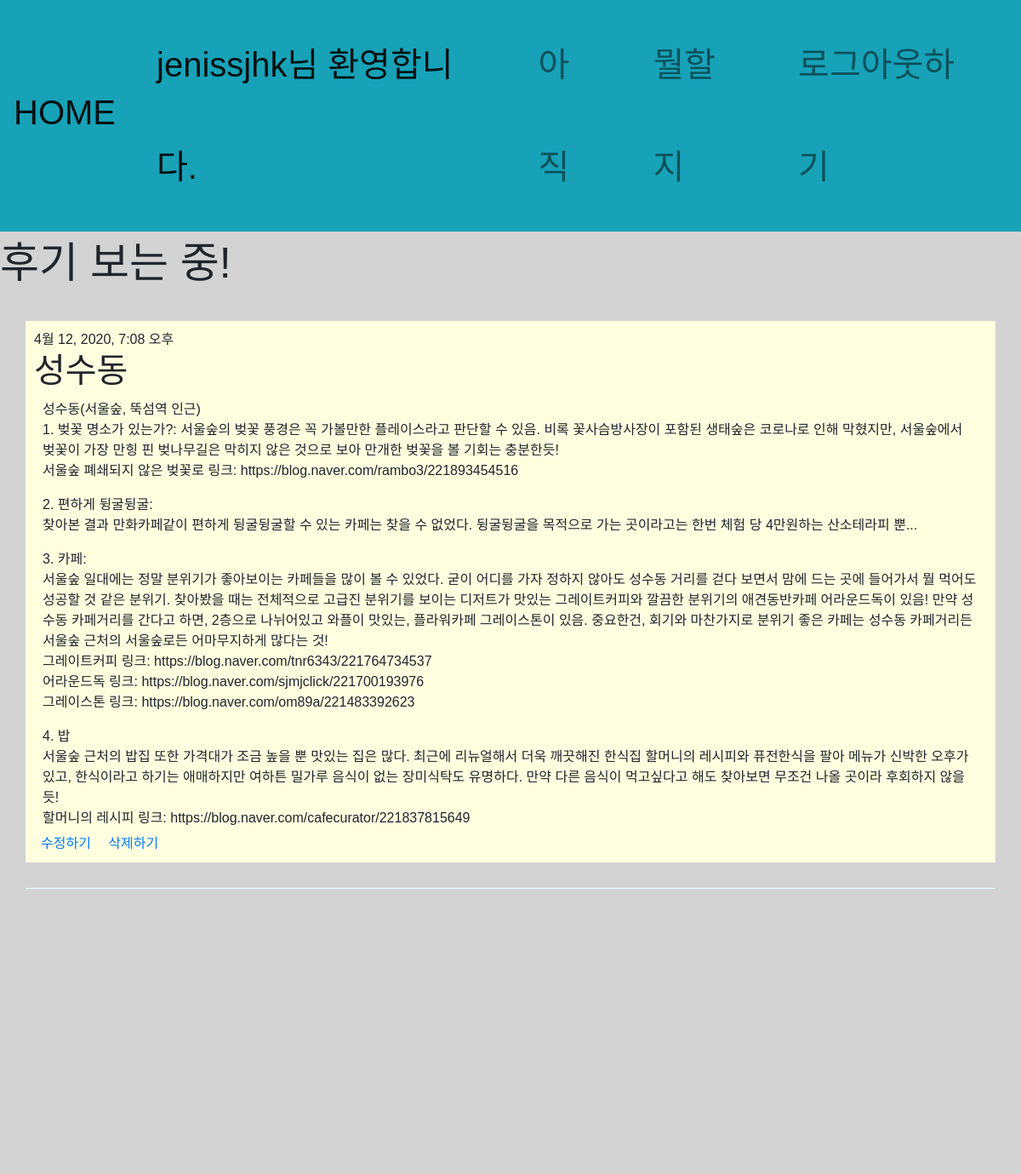
Screenshot of /detail/4 (signed in) with the database file from the repository.
### travel/models.py (models this page shows)
class Content(models.Model):
    objects = models.Manager()
    title=models.CharField(max_length=200)
    pub_date = models.DateTimeField(default=timezone.now)
    body = models.TextField(default = '')

### travel/views.py (the view)
# urls.py: path('detail/<int:pk>', views.detail, name="detail"),
def detail(request, pk):
    post = get_object_or_404(Content, pk=pk)
    comment_list = Comment.objects.filter(post = post)
    if request.method == "POST":
        comment_form = CommentForm(request.POST)
        if comment_form.is_valid():
            comment = comment_form.save(commit = False)
            comment.created_date = timezone.now()
            comment.post = post
            comment.save()
            return redirect('detail', pk=pk)
    else:
        comment_form = CommentForm()
    return render(request, 'travel/detail.html', {'post': post, 'comment_list': comment_list, 'comment_form': comment_form})

### travel/forms.py
class CommentForm(forms.ModelForm):
    class Meta:
        model = Comment
        fields = ['text']

### travel/templates/travel/detail.html (shortened to what this page needs)
{%extends 'travel/base.html'%}
{%block content%}
{% load static %}
<!DOCTYPE html>
<html lang = "kor">
    <head>
    </head>
    <body>
        <header>
                <p>후기 보는 중!</p>
        </header>
        {%if user.is_authenticated%}
            <div id="form">
                <div class = "posts">
                    {%if post.pub_date%}
                        <div class = "list_date">
                            {{post.pub_date}}
                        </div>
                    {%endif%}
                    <h1>{{post.title}}</h1>
                    <div class="list_body">{{post.body|linebreaks}}</div>
                    <a href="{% url 'edit' pk=post.pk %}" class="px-2">수정하기</a>
                    <a href="{% url 'delete' pk=post.pk%}" class="px-2">삭제하기</a>
                </div>
                <div class = "below_posts">
                    <form method="POST">{%csrf_token%}
                        <input type="text" name="text">
                        <button type="summit">댓글 달기</button>
                    </form>
                </div>
            </div>
        {%else%}
            <div class="warning">
                <h2>로그인 후 이용하실 수 있습니다.</h2>
                <a href="{%url 'login'%}">로그인/가입하기</a>
            </div>
        {%endif%}
        <footer>
            <p>made by <Strong>HIGONY</Strong></p>
        </footer>
    </body>
    {%endblock%}

### travel/templates/travel/base.html (shortened to what this page needs)
{%load static%}
<html>
    <head>
        <link rel="stylesheet" href="https://stackpath.bootstrapcdn.com/bootstrap/4.4.1/css/bootstrap.min.css">
        <link rel="stylesheet" type = "text/css" href = "{% static 'travel/css/home.css'%}"/>
    </head>
    <body>
            <nav class="navbar navbar-expand-lg navbar-light bg-info">
                <a class="navbar-brand" href="{%url 'home'%}"><h1>HOME</h1></a>
                <div class="collapse navbar-collapse justify-content-end" id="navbarNav">
                  <ul class="navbar-nav">
                    {%if user.is_authenticated%}
                    <li class="nav-item px-4 active">
                      <a class="nav-link disabled" href="#">{{user.username}}님 환영합니다.<span class="sr-only">(current)</span></a>
                    </li>
                    {%endif%}
                    <li class="nav-item px-4">
                      <a class="nav-link" href="#">아직</a>
                    </li>
                    <li class="nav-item px-4">
                      <a class="nav-link" href="#">뭘할지</a>
                    </li>
                    {%if user.is_authenticated%}
                    <li class="nav-item px-4">
                      <a class="nav-link" href="{% url 'logout' %}">로그아웃하기</a>
                    </li>
                    {%else%}
                    <li class="nav-item active">
                      <a class="nav-link" href="{% url 'login' %}">로그인/회원가입<span class="sr-only">(current)</span></a>
                    </li>
                    {%endif%}
                  </ul>
                </div>
            </nav>
        {%block content%}
        {%endblock%}
    </body>
</html>

### travel/static/travel/css/home.css (style rules this page uses)
* { box-sizing: border-box; font-family: 'Cafe24Oneprettynight', sans-serif; }
.navbar { line-height: 3.0; font-size: 40px; }
body { background-color: lightgray; }
header p { font-size: 50px; }
#form .posts { background-color: lightyellow; max-height: 800px; margin: 30px; padding: 10px; }
.list_body { margin: 10px; max-height: 500px; overflow: scroll; }
#form .below_posts { background-color: lightcyan; padding: 30px; margin: 30px; }
footer { height: 200px; background-color: lightpink; margin-top: 10px; }
footer p { height: 50px; width: 400px; margin: 0 auto; font-size: 30px; text-align: center; line-height: 200px; }

### rows the page displays
Content: pub_date "4월 12, 2020, 7:08 오후", title "성수동", body "성수동(서울숲, 뚝섬역 인근) 1. 벚꽃 명소가 있는가?: 서울숲의 벚꽃 풍경은 꼭 가볼만한 플레이스라고 판단할 수 있음. 비록 꽃사슴방사장이 포함된 생태숲은 코로나로 인해 막혔지만, 서울숲에서 벚꽃이 가장 만힝 핀 벚나무길은 막히지 않은 것으로 보아 만개한 벚꽃을 볼 기회는 충분한듯! 서울숲 폐쇄되지 않은 벚꽃로 링크: https://blog.naver.com/rambo3/221893454516 2. 편하게 뒹굴뒹굴: 찾아본 결과 만화카페같이 편하게 뒹굴뒹굴할 수 있는 카페는 찾을 수 없었다. 뒹굴뒹굴을 목적으로 가는 곳이라고는 한번 체험 당 4만원하는 산소테라피 뿐... 3. 카페: 서울숲 일대에는 정말 분위기가 좋아보이는 카페들을 많이 볼 수 있었다. 굳이 어디를 가자 정하지 않아도 성수동 거리를 걷다 보면서 맘에 드는 곳에 들어가서 뭘 먹어도 성공할 것 같은 분위기. 찾아봤을 때는 전체적으로 고급진 분위기를 보이는 디저트가 맛있는 그레이트커피와 깔끔한 분위기의 애견동반카페 어라운드독이 있음! 만약 성수동 카페거리를 간다고 하면, 2층으로 나뉘어있고 와플이 맛있는, 플라워카페 그레이스톤이 있음. 중요한건, 회기와 마찬가지로 분위기 좋은 카페는 성수동 카페거리든 서울숲 근처의 서울숲로든 어마무지하게 많다는 것! 그레이트커피 링크: https://blog.naver.com/tnr6343/221764734537 어라운드독 링크:…"

### other values shown
{{ user.username }} "jenissjhk"
